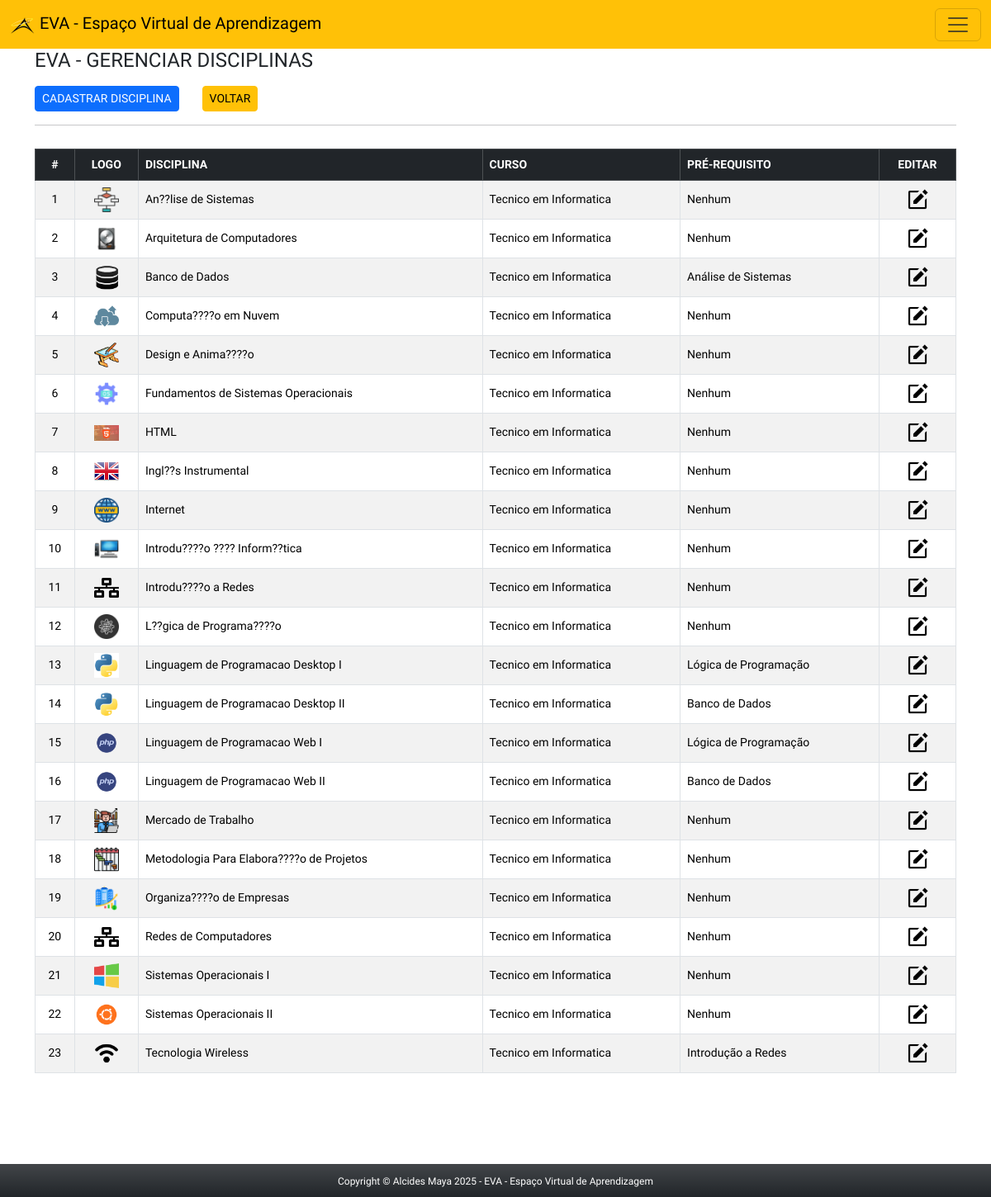
The app's page /app/view/adminDisc.php (signed in) with its own data.
### tables this page shows
CREATE TABLE `disciplinas` (
  `id_disciplina` int(11) NOT NULL,
  `nome` varchar(60) NOT NULL,
  `thumb` varchar(20) NOT NULL DEFAULT 'thumb.png',
  `logo` varchar(90) DEFAULT 'logo.png',
  `curso` int(11) NOT NULL,
  `pre_requisito` varchar(90) NOT NULL DEFAULT 'Nenhum',
  `quem_editou` varchar(60) NOT NULL DEFAULT 'Admin',
  `data_criado` timestamp NOT NULL DEFAULT CURRENT_TIMESTAMP,
  `data_editado` timestamp NOT NULL DEFAULT CURRENT_TIMESTAMP ON UPDATE CURRENT_TIMESTAMP
);

CREATE TABLE `cursos` (
  `id_curso` int(11) NOT NULL,
  `nome_curso` varchar(100) NOT NULL,
  `quem_editou` varchar(60) NOT NULL,
  `data_criado` timestamp NOT NULL DEFAULT CURRENT_TIMESTAMP,
  `data_editado` timestamp NOT NULL DEFAULT CURRENT_TIMESTAMP ON UPDATE CURRENT_TIMESTAMP
);

### app/config/connect.php (called while the page is built, shortened)
<?php
abstract class Connect {
    private $servidor = 'localhost';
    private $user = 'root';
    private $pass = 'usbw';
    private $banco = 'eva';
    private function connect() {
        $this->conn = new PDO("mysql:host=$this->servidor;dbname=$this->banco", $this->user, $this->pass);
    }
}
?>

### app/model/disciplina.php (called while the page is built, shortened)
<?php
require_once '../config/connect.php';
class Disciplina extends Connect{
    private $tabela = 'disciplinas';
    public function consultarDisciplinasCursos(){
        $sql = "SELECT d.id_disciplina, d.nome, d.logo, d.curso,  d.pre_requisito, c.nome_curso
        FROM $this->tabela as d
        LEFT JOIN cursos AS c ON d.curso = c.id_curso
        ORDER BY d.nome";
        $stmt = $this->conn->prepare($sql);
        $stmt->execute();
        $result = $stmt->fetchAll(PDO::FETCH_ASSOC);
        return $result;
    }
}

### app/view/adminDisc.php (the view, shortened to what this page needs)
<?php
        if(isset($_SESSION['logado']) && $_SESSION['logado'] == true && $_SESSION['nivel'] == 9 ){
?>
<!DOCTYPE html>
<html lang="pt-br">
<head>
    <link rel="stylesheet" href="css/style.css">
</head>
<body>
    <div class="container-full">
    <?php require_once 'headerAdmin.php'; ?>
        <section class="container main bg-white">
            <h4 class="mb-3"> EVA - GERENCIAR DISCIPLINAS</h4>
            <button type="button" class="btn btn-sm btn-primary" data-bs-toggle="modal" data-bs-target="#cadDis">
                CADASTRAR DISCIPLINA
             </button>
            <a href="indexAdmin.php" class="btn btn-sm btn-warning ms-4">VOLTAR</a>
            <hr class="pt-2
              pb-1">
            <table class="table table-bordered table-striped">
                <thead class="table-dark">
                    <tr>
                        <th class='text-center'>
                            #
                        </th>
                        <th class='text-center'>
                            LOGO
                        </th>
                        <th>
                            DISCIPLINA
                        </th>
                        <th>
                            CURSO
                        </th>
                        <th>
                            PRÉ-REQUISITO
                        </th>
                        <th class='text-center'>
                            EDITAR
                        </th>
                    </tr>
                </thead>
                <tbody>
                <?php
                      $disciplina = new Disciplina();
                      $consulta = $disciplina->consultarDisciplinasCursos();
                        $i = 1;
                      foreach($consulta as $linha){
                          $id = $linha['id_disciplina'];
                          $logo = $linha['logo'];
                          $nome = $linha['nome'];
                          $curso = $linha['nome_curso'];
                          $pre = $linha['pre_requisito'];
                          echo"
                          <tr class='dis'>
                              <td class='text-center'>". $i++ ."</td>
                              <td class='text-center log'>
                              <img src='../../public/img/logos/$logo'></td>
                              <td>$nome</td>
                              <td>$curso</td>
                              <td>$pre</td>
                              <td class='text-center log'>
                                <a href='editDis.php?id=$id&disc=$nome'>
                                <img src='../../public/img/logos/edit.png'></a
                              </td>
                              </tr>";
                      }
                ?>
                </tbody>
            </table>
        </section>
        <?php require_once 'footer.php'; ?>
    </div>
</body>
</html>
<?php
    }else{
        header('Location: ../index.php');
    }
?>

### app/view/css/style.css (style rules this page uses)
body, * { font-family: 'Saira', sans-serif; font-optical-sizing: auto; font-style: normal; }
table { font-size: 14px; margin-bottom: 150px !important; }
.dis { vertical-align: middle; }
.log img { width: 30px; }

### records on screen
disciplinas: logo (picture), nome "An??lise de Sistemas", curso.nome_curso "Tecnico em Informatica", pre_requisito "Nenhum"
disciplinas: logo (picture), nome "Arquitetura de Computadores", curso.nome_curso "Tecnico em Informatica", pre_requisito "Nenhum"
disciplinas: logo (picture), nome "Banco de Dados", curso.nome_curso "Tecnico em Informatica", pre_requisito "Análise de Sistemas"
disciplinas: logo (picture), nome "Computa????o em Nuvem", curso.nome_curso "Tecnico em Informatica", pre_requisito "Nenhum"
disciplinas: logo (picture), nome "Design e Anima????o", curso.nome_curso "Tecnico em Informatica", pre_requisito "Nenhum"
disciplinas: logo (picture), nome "Fundamentos de Sistemas Operacionais", curso.nome_curso "Tecnico em Informatica", pre_requisito "Nenhum"
disciplinas: logo (picture), nome "HTML", curso.nome_curso "Tecnico em Informatica", pre_requisito "Nenhum"
disciplinas: logo (picture), nome "Ingl??s Instrumental", curso.nome_curso "Tecnico em Informatica", pre_requisito "Nenhum"
disciplinas: logo (picture), nome "Internet", curso.nome_curso "Tecnico em Informatica", pre_requisito "Nenhum"
disciplinas: logo (picture), nome "Introdu????o ???? Inform??tica", curso.nome_curso "Tecnico em Informatica", pre_requisito "Nenhum"
disciplinas: logo (picture), nome "Introdu????o a Redes", curso.nome_curso "Tecnico em Informatica", pre_requisito "Nenhum"
disciplinas: logo (picture), nome "L??gica de Programa????o", curso.nome_curso "Tecnico em Informatica", pre_requisito "Nenhum"
disciplinas: logo (picture), nome "Linguagem de Programacao Desktop I", curso.nome_curso "Tecnico em Informatica", pre_requisito "Lógica de Programação"
disciplinas: logo (picture), nome "Linguagem de Programacao Desktop II", curso.nome_curso "Tecnico em Informatica", pre_requisito "Banco de Dados"
disciplinas: logo (picture), nome "Linguagem de Programacao Web I", curso.nome_curso "Tecnico em Informatica", pre_requisito "Lógica de Programação"
disciplinas: logo (picture), nome "Linguagem de Programacao Web II", curso.nome_curso "Tecnico em Informatica", pre_requisito "Banco de Dados"
disciplinas: logo (picture), nome "Mercado de Trabalho", curso.nome_curso "Tecnico em Informatica", pre_requisito "Nenhum"
disciplinas: logo (picture), nome "Metodologia Para Elabora????o de Projetos", curso.nome_curso "Tecnico em Informatica", pre_requisito "Nenhum"
disciplinas: logo (picture), nome "Organiza????o de Empresas", curso.nome_curso "Tecnico em Informatica", pre_requisito "Nenhum"
disciplinas: logo (picture), nome "Redes de Computadores", curso.nome_curso "Tecnico em Informatica", pre_requisito "Nenhum"
disciplinas: logo (picture), nome "Sistemas Operacionais I", curso.nome_curso "Tecnico em Informatica", pre_requisito "Nenhum"
disciplinas: logo (picture), nome "Sistemas Operacionais II", curso.nome_curso "Tecnico em Informatica", pre_requisito "Nenhum"
disciplinas: logo (picture), nome "Tecnologia Wireless", curso.nome_curso "Tecnico em Informatica", pre_requisito "Introdução a Redes"
